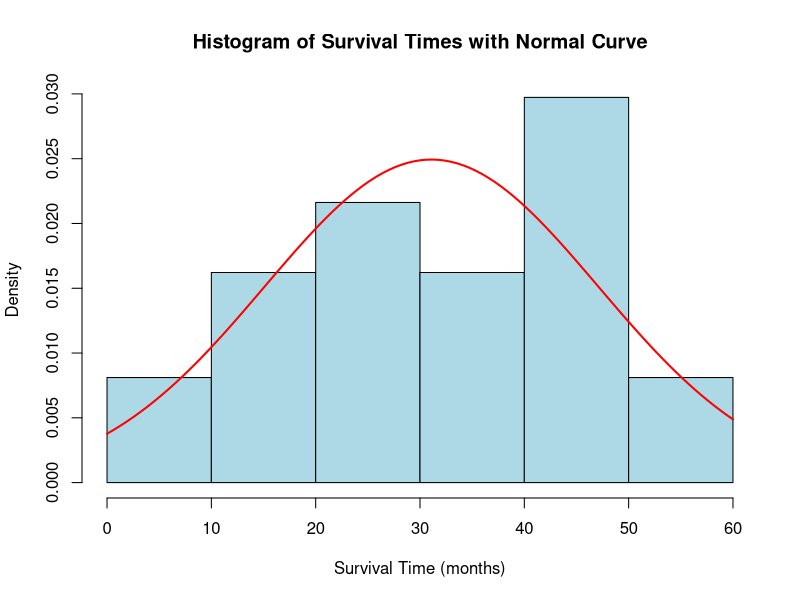
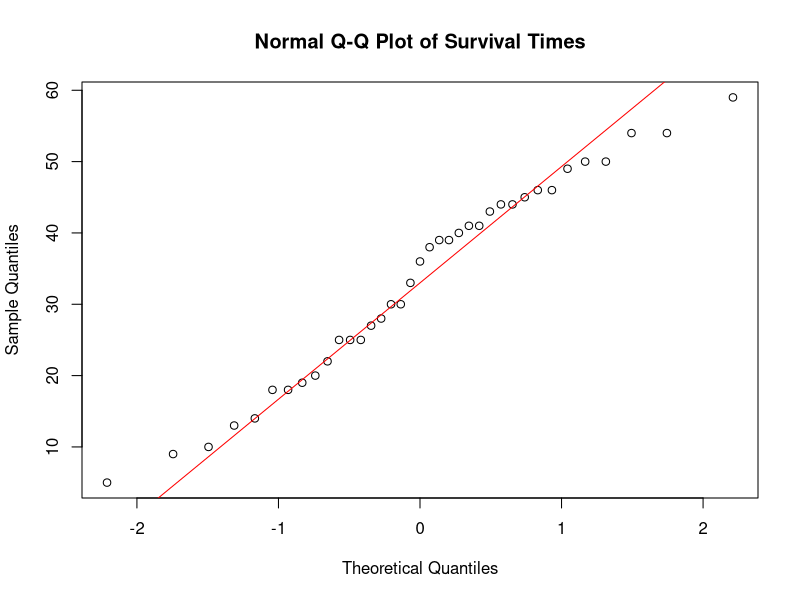

Generate these figures, in order, with R:
## ---- chunk 1
# Parameters
mu <- 31.1
sigma <- 16.0

# Calculate P(X ≤ 12)
prob_less_than_12 <- pnorm(12, mean = mu, sd = sigma)
prob_less_than_12
## ---- chunk 2
# Calculate P(X ≤ 24)
prob_less_than_24 <- pnorm(24, mean = mu, sd = sigma)

# Calculate P(12 < X ≤ 24)
prob_between_12_and_24 <- prob_less_than_24 - prob_less_than_12
prob_between_12_and_24
## ---- chunk 3
# Calculate the 80th percentile
percentile_80 <- qnorm(0.8, mean = mu, sd = sigma)
percentile_80
## ---- chunk 4
# Calculate the 10th percentile
percentile_10 <- qnorm(0.1, mean = mu, sd = sigma)

# Calculate the 90th percentile
percentile_90 <- qnorm(0.9, mean = mu, sd = sigma)

# Output the interval
central_80_percent <- c(percentile_10, percentile_90)
central_80_percent
## ---- chunk 5
# Input the data
survival_times <- c(5, 9, 10, 13, 14, 18, 18, 19, 20, 22, 25, 25, 25, 27, 28, 
                    30, 30, 33, 36, 38, 39, 39, 40, 41, 41, 43, 44, 44, 45, 
                    46, 46, 49, 50, 50, 54, 54, 59)

# Create a stem-and-leaf plot
stem(survival_times, scale = 1)
## ---- chunk 6
# Create vectors for each stem
stem0 <- survival_times[survival_times < 10]
stem1 <- survival_times[survival_times >= 10 & survival_times < 20]
stem2 <- survival_times[survival_times >= 20 & survival_times < 30]
stem3 <- survival_times[survival_times >= 30 & survival_times < 40]
stem4 <- survival_times[survival_times >= 40 & survival_times < 50]
stem5 <- survival_times[survival_times >= 50 & survival_times < 60]

# Extract the ones place for each value
leaf0 <- stem0 %% 10
leaf1 <- stem1 %% 10
leaf2 <- stem2 %% 10
leaf3 <- stem3 %% 10
leaf4 <- stem4 %% 10
leaf5 <- stem5 %% 10

# Sort the leaves
leaf0 <- sort(leaf0)
leaf1 <- sort(leaf1)
leaf2 <- sort(leaf2)
leaf3 <- sort(leaf3)
leaf4 <- sort(leaf4)
leaf5 <- sort(leaf5)

# Display the stem-and-leaf plot
cat("Stem | Leaf\n")
cat("----------------\n")
cat("   0 |", paste(leaf0, collapse = " "), "\n")
cat("   1 |", paste(leaf1, collapse = " "), "\n")
cat("   2 |", paste(leaf2, collapse = " "), "\n")
cat("   3 |", paste(leaf3, collapse = " "), "\n")
cat("   4 |", paste(leaf4, collapse = " "), "\n")
cat("   5 |", paste(leaf5, collapse = " "), "\n")
cat("----------------\n")
cat("Units: 1|0 = 10\n")
## ---- chunk 7
# Histogram with normal curve overlay
hist(survival_times, freq = FALSE, main = "Histogram of Survival Times with Normal Curve",
     xlab = "Survival Time (months)", col = "lightblue")
curve(dnorm(x, mean = mu, sd = sigma), add = TRUE, col = "red", lwd = 2)

# QQ-plot
qqnorm(survival_times, main = "Normal Q-Q Plot of Survival Times")
qqline(survival_times, col = "red")
